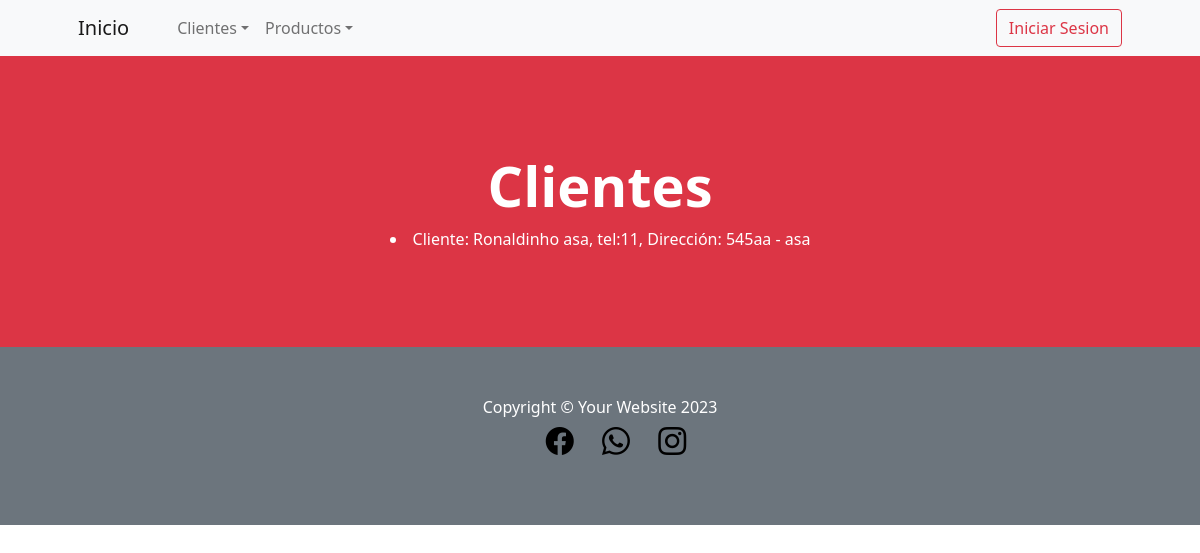
The page /SanApp/leerCliente/ on the database as committed earlier.
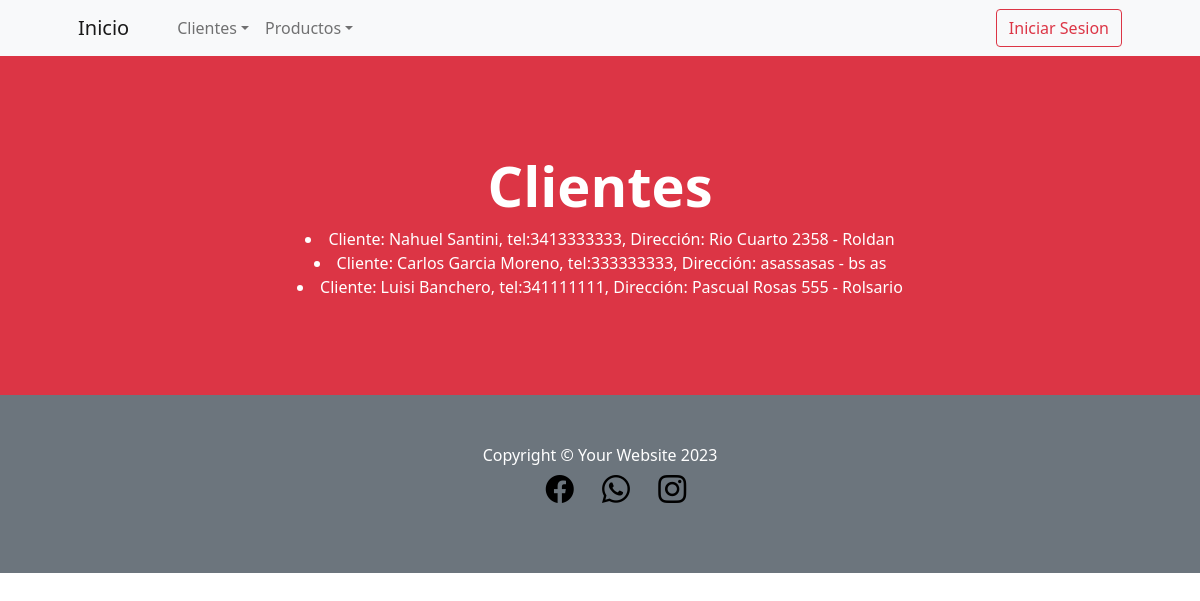
The same page on the database as committed later.
### SanApp/models.py (models this page shows)
class Cliente(models.Model):
    nombre = models.CharField(max_length=50)
    apellido = models.CharField(max_length=50)
    celular = models.IntegerField()
    direccion = models.CharField(max_length=50)
    localidad = models.CharField(max_length=50)
    def __str__(self):
        return f"Cliente: {self.nombre} {self.apellido}, tel:{self.celular}, Dirección: {self.direccion} - {self.localidad}"

### SanApp/views.py (the view)
# urls.py: path('leerCliente/', leer_cliente, name="Leer_cliente"),
def leer_cliente(request):
    cliente = Cliente.objects.all()
    contexto = {"cliente":cliente}
    return render(request, "SanApp/leer_cliente.html", contexto)

### SanApp/templates/SanApp/leer_cliente.html (shortened to what this page needs)
{% extends 'SanApp/base.html' %}
{% load static %}
{% block contenidoQueCambia %}
<header class="bg-danger py-5">
    <div class="container px-4 px-lg-5 my-5">
        <div class="text-center text-white">
            <h1 class="display-4 fw-bolder">Clientes</h1>
            <p class="lead fw-normal text-white-50 mb-0">
                {% for x in cliente %}
                <li>{{x}}</li>
                {% endfor %}</p>
        </div>
    </div>
</header>
    <body>
    </body>
</html>
{% endblock %}

### SanApp/templates/SanApp/base.html (shortened to what this page needs)
<!DOCTYPE html>
 <html lang="en">
    {% load static %}
     <head>
         <link href="https://cdn.jsdelivr.net/npm/bootstrap-icons@1.5.0/font/bootstrap-icons.css" rel="stylesheet" />
         <link href="{%static 'SanApp/css/styles.css' %}" rel="stylesheet" />
     </head>
     <body>
         <nav class="navbar navbar-expand-lg navbar-light bg-light">
             <div class="container px-4 px-lg-5">
                 <a class="navbar-brand" href="{% url 'Inicio' %}">Inicio</a></li>
                 <div class="collapse navbar-collapse" id="navbarSupportedContent">
                     <ul class="navbar-nav me-auto mb-2 mb-lg-0 ms-lg-4">
                         <li class="nav-item dropdown">
                            <a class="nav-link dropdown-toggle" id="navbarDropdown" href="#" role="button" data-bs-toggle="dropdown" aria-expanded="false">Clientes</a>
                        </li>
                            <li class="nav-item dropdown">
                             <a class="nav-link dropdown-toggle" id="navbarDropdown" href="#" role="button" data-bs-toggle="dropdown" aria-expanded="false">Productos</a>
                            </li>
                     </ul>
                     {% if not request.user.is_authenticated %}
                     <form class="d-flex">
                            <a class="btn btn-outline-danger" href="{% url 'login' %}">Iniciar Sesion
                            </a>
                    </form>
                    {% endif %}
                 </div>
             </div>
         </nav>
    {% block contenidoQueCambia %}
    {% endblock %}
         <footer class="py-5 bg-secondary">
             <div class="container"><p class="m-0 text-center text-white">Copyright &copy; Your Website 2023</p>
                <div class="m-0 text-center">
                    <ul>
                        <li class="list-inline-item me-4">
                            <a href="#!"><i class="bi-facebook fs-3" style="color: rgb(0, 0, 0)"></i></a>
                        </li>
                        <li class="list-inline-item me-4">
                            <a href="#!"><i class="bi-whatsapp fs-3" style="color: rgb(0, 0, 0)"></i></a>
                        </li>
                        <li class="list-inline-item">
                            <a href="#!"><i class="bi-instagram fs-3" style="color: rgb(0, 0, 0)"></i></a>
                        </li>
                    </ul>
                </div>
            </div>
         </footer>
     </body>
 </html>

Rows that differ between the two databases and show on the page:
removed Cliente: nombre+apellido+celular "Cliente: Ronaldinho asa, tel:11, Dirección: 545aa - asa"
added Cliente: nombre+apellido+celular "Cliente: Nahuel Santini, tel:3413333333, Dirección: Rio Cuarto 2358 - Roldan"
added Cliente: nombre+apellido+celular "Cliente: Carlos Garcia Moreno, tel:333333333, Dirección: asassasas - bs as"
added Cliente: nombre+apellido+celular "Cliente: Luisi Banchero, tel:341111111, Dirección: Pascual Rosas 555 - Rolsario"
